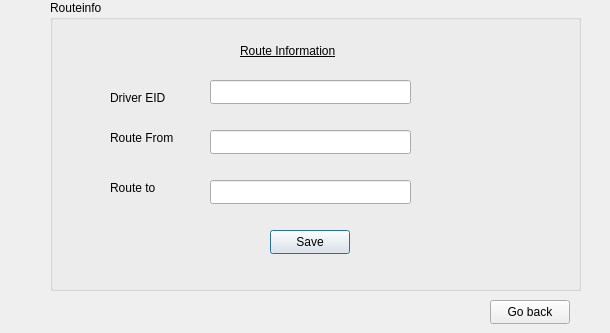
<?xml version="1.0" encoding="UTF-8"?>
<ui version="4.0">
 <class>addrouteinfo</class>
 <widget class="QDialog" name="addrouteinfo">
  <property name="geometry">
   <rect>
    <x>0</x>
    <y>0</y>
    <width>610</width>
    <height>333</height>
   </rect>
  </property>
  <property name="windowTitle">
   <string>Busbee</string>
  </property>
  <widget class="QGroupBox" name="groupBox">
   <property name="geometry">
    <rect>
     <x>50</x>
     <y>0</y>
     <width>531</width>
     <height>291</height>
    </rect>
   </property>
   <property name="title">
    <string>Routeinfo</string>
   </property>
   <widget class="QLabel" name="label">
    <property name="geometry">
     <rect>
      <x>190</x>
      <y>40</y>
      <width>161</width>
      <height>21</height>
     </rect>
    </property>
    <property name="styleSheet">
     <string notr="true">font: 14pt &quot;Thyaka Rabison&quot;;
text-decoration: underline;
color: rgb(0, 0, 0);</string>
    </property>
    <property name="text">
     <string>Route Information</string>
    </property>
   </widget>
   <widget class="QLabel" name="Routefrom">
    <property name="geometry">
     <rect>
      <x>60</x>
      <y>130</y>
      <width>71</width>
      <height>16</height>
     </rect>
    </property>
    <property name="text">
     <string>Route From</string>
    </property>
   </widget>
   <widget class="QLineEdit" name="lineedit_rf">
    <property name="geometry">
     <rect>
      <x>160</x>
      <y>130</y>
      <width>201</width>
      <height>24</height>
     </rect>
    </property>
   </widget>
   <widget class="QLabel" name="Routeto">
    <property name="geometry">
     <rect>
      <x>60</x>
      <y>180</y>
      <width>71</width>
      <height>16</height>
     </rect>
    </property>
    <property name="text">
     <string>Route to</string>
    </property>
   </widget>
   <widget class="QLineEdit" name="lineEdit_rt">
    <property name="geometry">
     <rect>
      <x>160</x>
      <y>180</y>
      <width>201</width>
      <height>24</height>
     </rect>
    </property>
   </widget>
   <widget class="QPushButton" name="saveButton">
    <property name="geometry">
     <rect>
      <x>220</x>
      <y>230</y>
      <width>80</width>
      <height>24</height>
     </rect>
    </property>
    <property name="text">
     <string>Save</string>
    </property>
   </widget>
   <widget class="QLabel" name="Routefrom_2">
    <property name="geometry">
     <rect>
      <x>60</x>
      <y>90</y>
      <width>71</width>
      <height>16</height>
     </rect>
    </property>
    <property name="text">
     <string>Driver EID</string>
    </property>
   </widget>
   <widget class="QLineEdit" name="geteid">
    <property name="geometry">
     <rect>
      <x>160</x>
      <y>80</y>
      <width>201</width>
      <height>24</height>
     </rect>
    </property>
   </widget>
  </widget>
  <widget class="QPushButton" name="pushButton">
   <property name="geometry">
    <rect>
     <x>490</x>
     <y>300</y>
     <width>80</width>
     <height>24</height>
    </rect>
   </property>
   <property name="text">
    <string>Go back</string>
   </property>
  </widget>
 </widget>
 <resources/>
 <connections/>
</ui>
